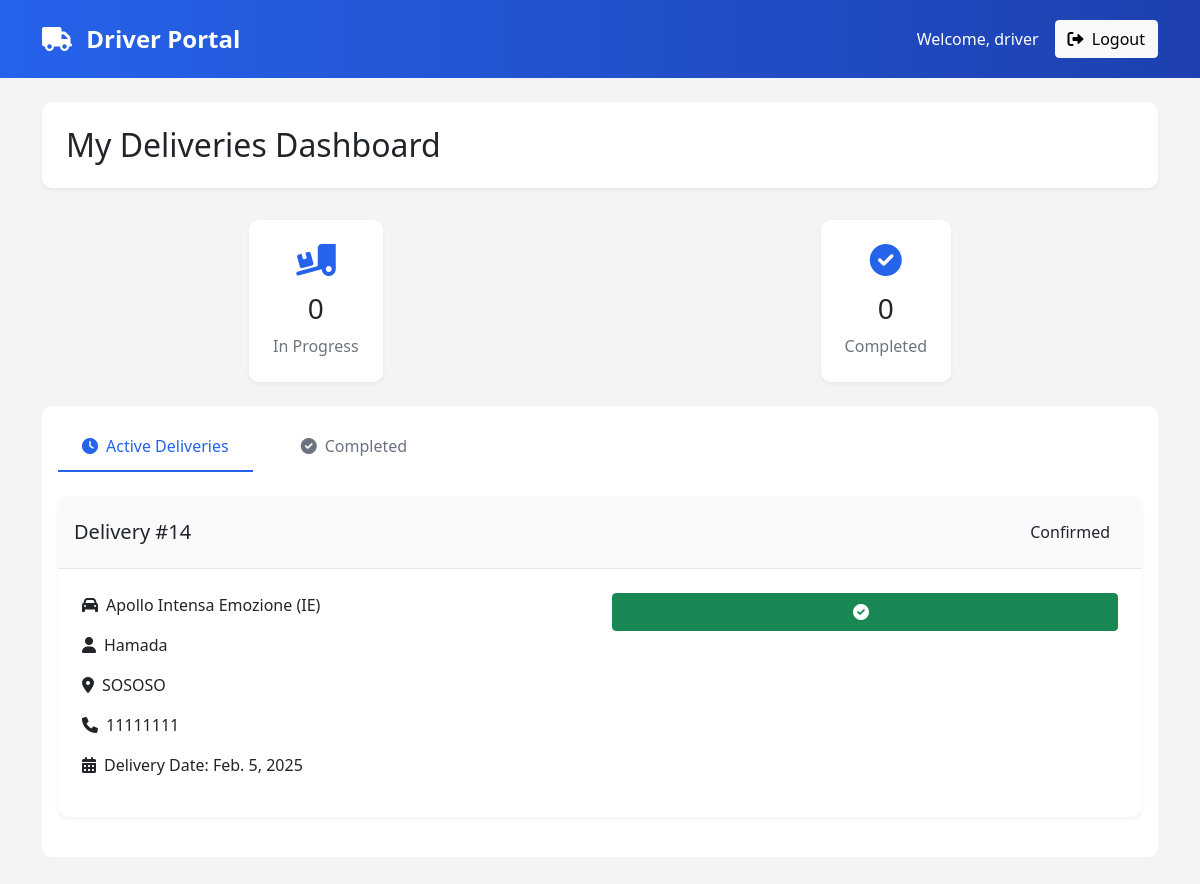
/driver-dashboard/ (signed in), run on an earlier commit of the app's database.
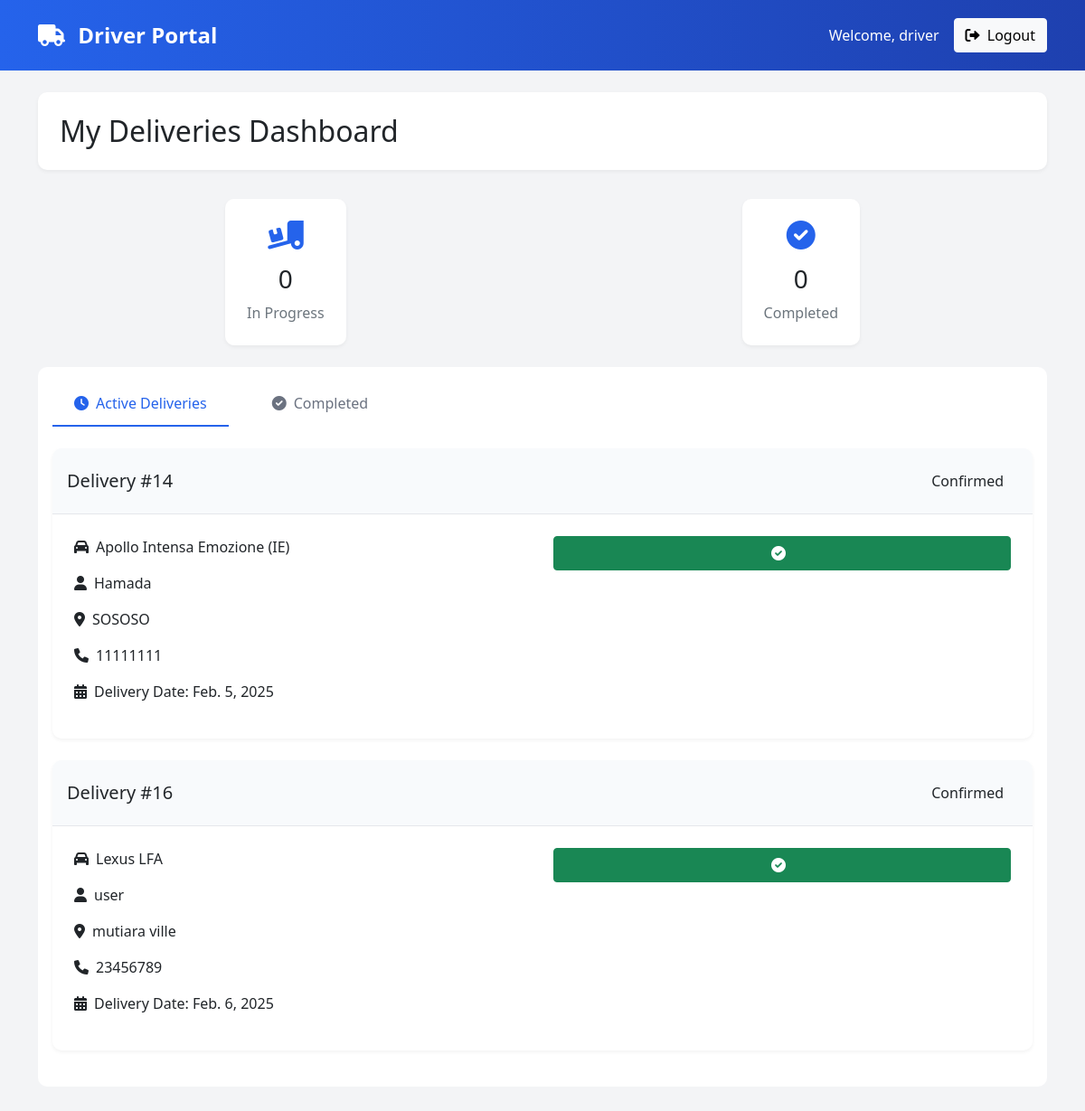
And on a later commit of the database.
### myproject/models.py (models this page shows, shortened)
class Order(models.Model):
    STATUS_CHOICES = [
        ('pending', 'Pending'),
        ('processing', 'Processing'),
        ('shipped', 'Shipped'),
        ('delivered', 'Delivered'),
    ]
    customer = models.ForeignKey(Customer, on_delete=models.CASCADE)
    car = models.ForeignKey(Car, on_delete=models.CASCADE)
    staff = models.ForeignKey(Staff, on_delete=models.SET_NULL, null=True, blank=True)
    driver = models.ForeignKey(Driver, on_delete=models.SET_NULL, null=True, blank=True)
    order_date = models.DateTimeField(auto_now_add=True)
    delivery_date = models.DateTimeField(null=True, blank=True)
    status = models.CharField(max_length=50, choices=STATUS_CHOICES, default='pending')
    address = models.CharField(max_length=255)
    payment_method = models.CharField(max_length=50)
    _observers = []

class Car(models.Model):
    CATEGORY_CHOICES = [
        ("american", "American"),
        ("german", "German"),
        ("japanese", "Japanese"),
        ("italian", "Italian"),
    ]
    make = models.CharField(max_length=100)
    model = models.CharField(max_length=100)
    category = models.CharField(max_length=20, choices=CATEGORY_CHOICES)
    description = models.TextField(blank=True, null=True)
    price = models.DecimalField(max_digits=10, decimal_places=2)
    stock = models.PositiveIntegerField(default=0)
    type = models.CharField(max_length=50, default="sedan")
    transmission = models.CharField(max_length=50, default="automatic")
    gas = models.CharField(max_length=50, default="50")
    power = models.CharField(max_length=50, default="0")
    year = models.CharField(max_length=4, default="2020")

class Customer(models.Model):
    user = models.OneToOneField(User, on_delete=models.CASCADE, primary_key=True)
    full_name = models.CharField(max_length=100, default="Unknown")
    phone_number = models.CharField(max_length=15, default="")

### myproject/views.py (the view)
# urls.py: path('driver-dashboard/', views.driver_dashboard, name='driver_dashboard'),
def driver_dashboard(request):
    driver = Driver.objects.get(user=request.user)
    orders = Order.objects.filter(driver=driver)
    active_deliveries = orders.exclude(status='delivered')
    completed_deliveries = orders.filter(status='delivered')
    context = {
        'driver': driver,
        'active_deliveries': active_deliveries,
        'completed_deliveries': completed_deliveries,
        'in_progress_count': active_deliveries.filter(Q(status='processing') | Q(status='shipped')).count(),
        'completed_count': completed_deliveries.count(),
    }
    return render(request, "driver_dashboard.html", context)

### myproject/templates/driver_dashboard.html (shortened to what the changed rows need)
<!DOCTYPE html>
{% load static %}
<html lang="en">
<head>
    <link href="https://cdn.jsdelivr.net/npm/bootstrap@5.1.3/dist/css/bootstrap.min.css" rel="stylesheet">
    <link rel="stylesheet" href="https://cdnjs.cloudflare.com/ajax/libs/font-awesome/6.0.0/css/all.min.css">
</head>
<body>
    <div class="container">
        <div class="dashboard-header">
            <h2 class="mb-0">My Deliveries Dashboard</h2>
        </div>
        <div class="tab-container">
            <div id="active-deliveries">
                {% if active_deliveries %}
                    {% for delivery in active_deliveries %}
                    <div class="delivery-card">
                        <div class="delivery-header d-flex justify-content-between align-items-center">
                            <h5 class="mb-0">Delivery #{{ delivery.id }}</h5>
                            <div class="status-badge
                                ">
                                {{ delivery.status|title }}
                            </div>
                        </div>
                        <div class="delivery-body">
                            <div class="row">
                                <div class="col-md-6">
                                    <p><i class="fas fa-car me-2"></i>{{ delivery.car.make }} {{ delivery.car.model }}</p>
                                    <p><i class="fas fa-user me-2"></i>{{ delivery.customer.full_name }}</p>
                                    <p><i class="fas fa-map-marker-alt me-2"></i>{{ delivery.address }}</p>
                                    <p><i class="fas fa-phone me-2"></i>{{ delivery.customer.phone_number }}</p>
                                    <p><i class="fas fa-calendar-alt me-2"></i>Delivery Date: {{ delivery.delivery_date|date:"M. j, Y" }}</p>
                                </div>
                                <div class="col-md-6">
                                    {% if delivery.status != 'delivered' %}
                                    <form method="post" action="{% url 'update_delivery_status' delivery.id %}">
                                        <button type="submit" class="btn btn-success w-100">
                                            <i class="fas fa-check-circle me-2"></i>
                                        </button>
                                    </form>
                                    {% endif %}
                                </div>
                            </div>
                        </div>
                    </div>
                    {% endfor %}
                {% else %}
                    <div class="alert alert-info">
                        <i class="fas fa-info-circle me-2"></i>No active deliveries at the moment.
                    </div>
                {% endif %}
            </div>
        </div>
    </div>
</body>
</html>

What changed in the data, as far as the page shows it:
now on this page (row edited): Order: id "16", status "Confirmed", car.make "Lexus", car.model "LFA", customer.full_name "user", address "mutiara ville", customer.phone_number "23456789", delivery_date "Feb. 6, 2025"
